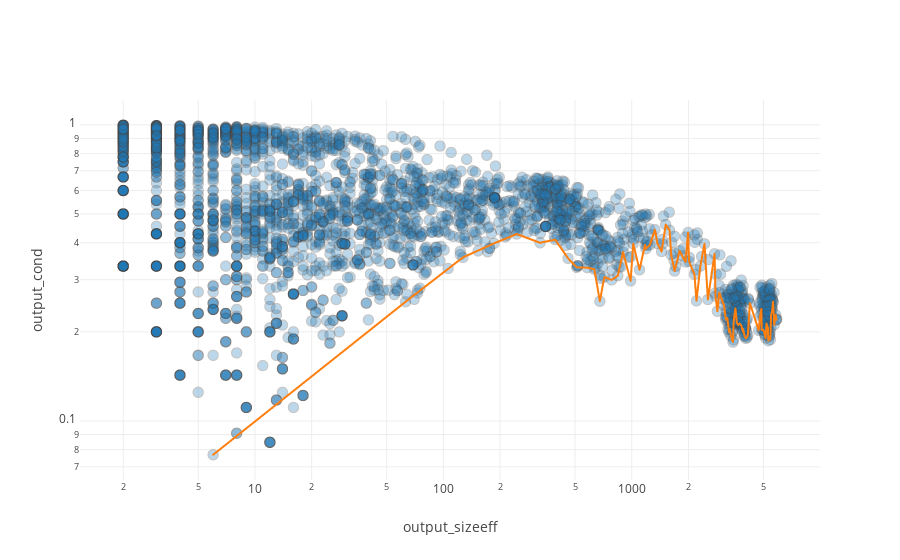

Here is the notebook cell this chart was saved with:
### Code cell


### Figure 1 — Plotly figure (JSON) as saved in the notebook; plotly's stock layout.template omitted (floating-point values rounded to 4 significant figures; data arrays with more than 128 entries replaced by an {"elided": "..."} marker saying what was removed)
{"data": [{"marker": {"line": {"width": 1}, "opacity": 0.3, "size": 10}, "mode": "markers", "name": "Points", "text": {"elided": "2911 str values"}, "x": {"elided": "2911 int values"}, "y": {"elided": "2911 float values"}, "type": "scattergl", "uid": "1de7c01d-d76b-4ea2-92af-65a6e50eadb5"}, {"mode": "lines", "name": "Line", "text": ["index: 1128", "index: 1214", "index: 2386", "index: 2694", "index: 1151", "index: 1034", "index: 1375", "index: 2360", "index: 1237", "index: 2190", "index: 1927", "index: 1948", "index: 2583", "index: 2499", "index: 2026", "index: 2203", "index: 2099", "index: 2019", "index: 1010", "index: 2755", "index: 2485", "index: 2021", "index: 2632", "index: 2758", "index: 2355", "index: 2223", "index: 2445", "index: 2096", "index: 2613", "index: 1952", "index: 1940", "index: 2484", "index: 2325", "index: 1969", "index: 1898", "index: 2286", "index: 1973", "index: 2696", "index: 2387", "index: 2903", "index: 2004", "index: 1923", "index: 2115", "index: 2729", "index: 1122", "index: 1069", "index: 2322", "index: 1078", "index: 968", "index: 1121", "index: 1108", "index: 1992", "index: 1901", "index: 982", "index: 1950", "index: 1052", "index: 1976", "index: 920", "index: 1954", "index: 2018", "index: 2052", "index: 1096", "index: 1077", "index: 923", "index: 2810", "index: 932", "index: 946", "index: 943", "index: 2027", "index: 913", "index: 941", "index: 1914", "index: 1978", "index: 1986", "index: 1099", "index: 2017", "index: 1963", "index: 2575", "index: 1081", "index: 1917", "index: 1097", "index: 2718", "index: 1941", "index: 2412"], "x": [6, 63, 127, 186, 245, 326, 392, 459, 510, 581, 633, 677, 715, 782, 843, 899, 986, 1018, 1099, 1176, 1189, 1247, 1328, 1367, 1440, 1514, 1588, 1618, 1688, 1712, 1793, 1851, 1929, 1991, 2014, 2151, 2205, 2312, 2432, 2535, 2751, 2782, 2847, 2913, 2987, 3090, 3158, 3215, 3284, 3309, 3357, 3446, 3473, 3548, 3614, 3679, 3731, 3819, 3882, 3895, 3970, 4035, 4089, 4131, 4236, 4716, 4804, 4874, 4892, 4967, 5017, 5081, 5136, 5187, 5280, 5305, 5386, 5436, 5487, 5577, 5617, 5700, 5806, 5867], "y": [0.07692, 0.2526, 0.3568, 0.398, 0.4278, 0.3997, 0.4098, 0.3542, 0.3302, 0.3294, 0.3253, 0.2537, 0.3062, 0.2995, 0.3095, 0.3716, 0.2971, 0.3969, 0.324, 0.3932, 0.3816, 0.3931, 0.4426, 0.3974, 0.3735, 0.4606, 0.4406, 0.3645, 0.3209, 0.3328, 0.3757, 0.3614, 0.3441, 0.4331, 0.3457, 0.3129, 0.2546, 0.3334, 0.3966, 0.2571, 0.367, 0.2639, 0.2347, 0.2713, 0.2598, 0.2454, 0.2197, 0.2227, 0.1994, 0.2052, 0.1938, 0.1846, 0.2163, 0.2398, 0.2142, 0.2108, 0.2133, 0.21, 0.2006, 0.2046, 0.193, 0.1901, 0.1917, 0.1949, 0.2497, 0.2025, 0.2266, 0.2389, 0.2031, 0.2034, 0.2023, 0.1953, 0.1905, 0.2132, 0.2062, 0.1866, 0.1934, 0.1884, 0.2274, 0.2377, 0.2528, 0.2113, 0.228, 0.2197], "type": "scattergl", "uid": "e91956b5-9de8-48bf-9ee2-39ebaabf5e2f"}], "layout": {"showlegend": false, "xaxis": {"autorange": true, "title": {"text": "output_sizeeff"}, "type": "log"}, "yaxis": {"autorange": true, "title": {"text": "output_cond"}, "type": "log"}}}
